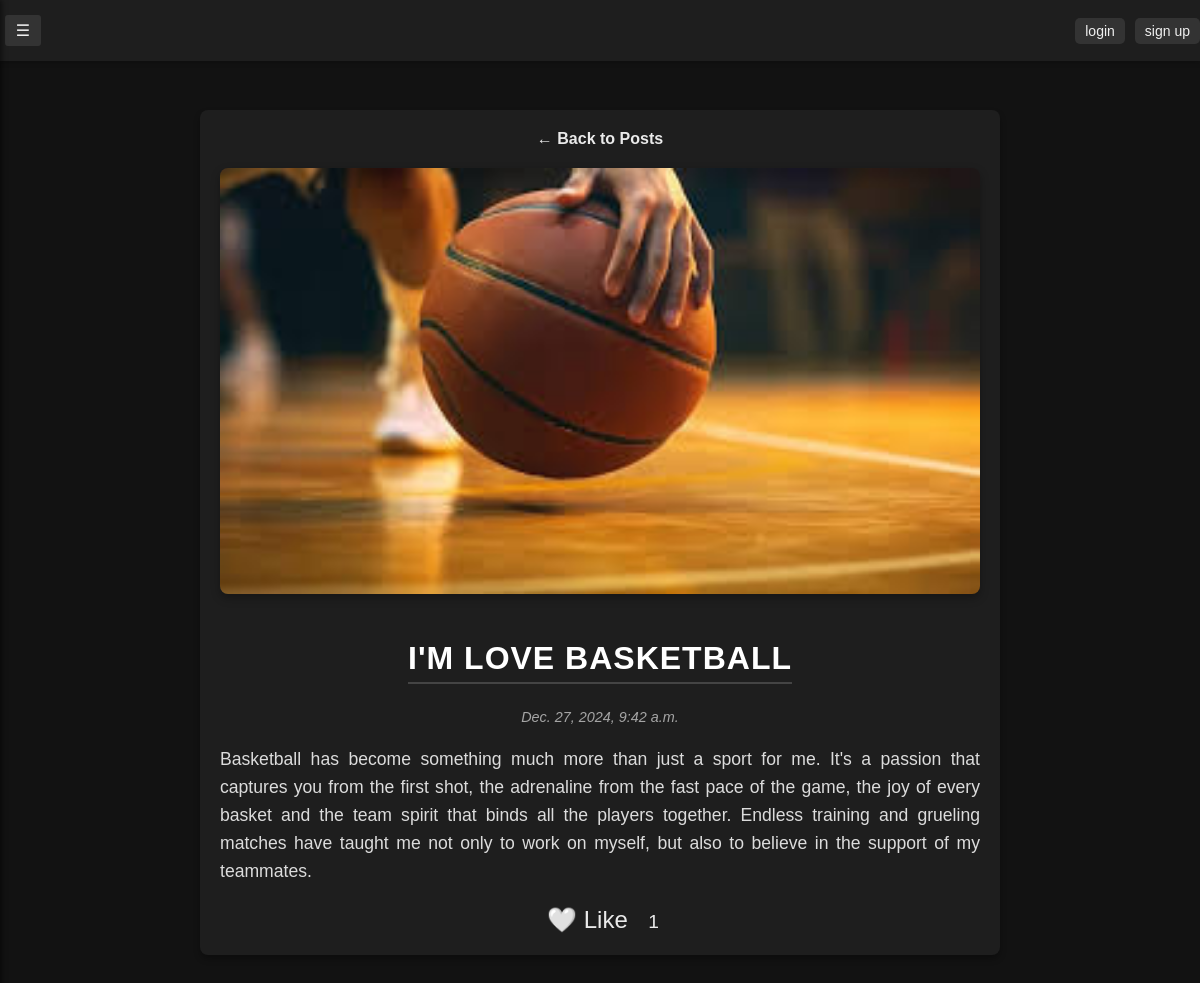
Screenshot of /posts/Basket with the database file from the repository.
### posts/models.py (models this page shows, shortened)
class Post(models.Model):
    title = models.CharField(max_length=100)
    body = models.TextField()
    slug = models.SlugField()
    date = models.DateTimeField(auto_now_add=True)
    banner = models.ImageField(default="nonImage.png",blank=False)
    author = models.ForeignKey(User, on_delete=models.CASCADE, default=None)
    likes = models.ManyToManyField(User, related_name="liked_posts", blank=True)

### posts/views.py (the view)
# urls.py: path('<slug:slug>', views.post_page, name="page"),
def post_page(requests, slug):
    posts = Post.objects.get(slug=slug)
    return render(requests, 'posts/post_page.html', {'posts': posts})

### posts/templates/posts/post_page.html (shortened to what this page needs)
{% extends 'navigation.html' %}
{% block content %}
    <section class="sectionPage">
        <a href="{% url 'posts:list' %}" id="back-arrow-postPage">← Back to Posts</a>
        <img class = "banner" src = "{{posts.banner.url}}" alt = "">
        <h1>{{posts.title}}</h1>
        <p>{{posts.date}}</p>
        <p>{{posts.body}}</p>
      <div class="like-system">
            <form action="{% url 'posts:like_post' posts.slug %}" method="post">
                <button type="submit" class="like-button">
                    {% if user in posts.likes.all %}
                        ❤️ Unlike
                    {% else %}
                        🤍 Like
                    {% endif %}
                </button>
                <span class="like-count">{{ posts.likes.count }}</span>
            </form>
        </div>
    </section>
{% endblock %}

### static/style/style.css (style rules this page uses)
body { margin: 0; padding-top: 50px; font-family: 'Arial', sans-serif; color: #f0f0f0; background-color: #121212; display: flex; flex-direction: column; min-height: 100vh; position: relative; }
a { text-decoration: none; color: #f0f0f0; }
h1 { color: whitesmoke; }
.banner { display: block; width: 100%; max-width: 800px; }
.sectionPage { max-width: 800px; margin: 40px auto; padding: 20px; background-color: #1e1e1e; border-radius: 8px; box-shadow: 0 4px 6px rgba(0, 0, 0, 0.3); text-align: center; color: #eaeaea; }
.sectionPage .banner { width: 100%; height: auto; border-radius: 8px; box-shadow: 0 4px 10px rgba(0, 0, 0, 0.3); margin-bottom: 20px; }
.sectionPage h1 { font-size: 2rem; margin-bottom: 10px; color: #ffffff; text-transform: uppercase; letter-spacing: 1px; border-bottom: 2px solid #444; display: inline-block; padding-bottom: 5px; }
.sectionPage p:nth-of-type(1) { font-size: 0.9rem; color: #a5a5a5; margin-bottom: 20px; font-style: italic; }
.sectionPage p:nth-of-type(2) { font-size: 1.1rem; line-height: 1.6; color: #dcdcdc; text-align: justify; }
section #back-arrow-postPage { display: inline-block; margin-bottom: 20px; font-size: 1rem; color: #eaeaea; text-decoration: none; font-weight: bold; transition: color 0.3s; }
.like-system { margin-top: 20px; text-align: center; }
.like-button { background: none; border: none; color: #eaeaea; font-size: 1.5rem; cursor: pointer; transition: color 0.3s; }
.like-count { margin-left: 10px; font-size: 1.2rem; color: #eaeaea; }

### rows the page displays
Post: banner (picture), title "I'M LOVE BASKETBALL", date "Dec. 27, 2024, 9:42 a.m.", body "Basketball has become something much more than just a sport for me. It's a passion that captures you from the first shot, the adrenaline from the fast pace of the game, the joy of every basket and the team spirit that binds all the players together. Endless training and grueling matches have taught me not only to work on myself, but also to believe in the support of my teammates.", likes.count "1"
